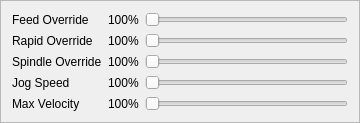
     <widget class="QFrame" name="overwrites">
      <property name="sizePolicy">
       <sizepolicy hsizetype="Fixed" vsizetype="Preferred">
        <horstretch>0</horstretch>
        <verstretch>0</verstretch>
       </sizepolicy>
      </property>
      <property name="minimumSize">
       <size>
        <width>360</width>
        <height>0</height>
       </size>
      </property>
      <property name="frameShape">
       <enum>QFrame::StyledPanel</enum>
      </property>
      <property name="frameShadow">
       <enum>QFrame::Raised</enum>
      </property>
      <layout class="QGridLayout" name="gridLayout_2">
       <item row="2" column="0">
        <widget class="QLabel" name="label_3">
         <property name="text">
          <string>Spindle Override</string>
         </property>
        </widget>
       </item>
       <item row="3" column="2">
        <widget class="QSlider" name="jog_vel_sl">
         <property name="orientation">
          <enum>Qt::Horizontal</enum>
         </property>
        </widget>
       </item>
       <item row="4" column="2">
        <widget class="QSlider" name="max_vel_sl">
         <property name="orientation">
          <enum>Qt::Horizontal</enum>
         </property>
        </widget>
       </item>
       <item row="0" column="0">
        <widget class="QLabel" name="label">
         <property name="text">
          <string>Feed Override</string>
         </property>
        </widget>
       </item>
       <item row="0" column="2">
        <widget class="QSlider" name="feed_override_sl">
         <property name="orientation">
          <enum>Qt::Horizontal</enum>
         </property>
        </widget>
       </item>
       <item row="2" column="1">
        <widget class="QLabel" name="spindle_override_0_lb">
         <property name="text">
          <string>100%</string>
         </property>
        </widget>
       </item>
       <item row="2" column="2">
        <widget class="QSlider" name="spindle_override_sl">
         <property name="orientation">
          <enum>Qt::Horizontal</enum>
         </property>
        </widget>
       </item>
       <item row="3" column="0">
        <widget class="QLabel" name="label_4">
         <property name="text">
          <string>Jog Speed</string>
         </property>
        </widget>
       </item>
       <item row="1" column="1">
        <widget class="QLabel" name="rapid_override_lb">
         <property name="text">
          <string>100%</string>
         </property>
        </widget>
       </item>
       <item row="0" column="1">
        <widget class="QLabel" name="feed_override_lb">
         <property name="text">
          <string>100%</string>
         </property>
        </widget>
       </item>
       <item row="3" column="1">
        <widget class="QLabel" name="jog_vel_lb">
         <property name="text">
          <string>100%</string>
         </property>
        </widget>
       </item>
       <item row="4" column="1">
        <widget class="QLabel" name="max_vel_lb">
         <property name="text">
          <string>100%</string>
         </property>
        </widget>
       </item>
       <item row="4" column="0">
        <widget class="QLabel" name="label_5">
         <property name="text">
          <string>Max Velocity</string>
         </property>
        </widget>
       </item>
       <item row="1" column="0">
        <widget class="QLabel" name="label_2">
         <property name="text">
          <string>Rapid Override</string>
         </property>
        </widget>
       </item>
       <item row="1" column="2">
        <widget class="QSlider" name="rapid_override_sl">
         <property name="orientation">
          <enum>Qt::Horizontal</enum>
         </property>
        </widget>
       </item>
      </layout>
     </widget>
